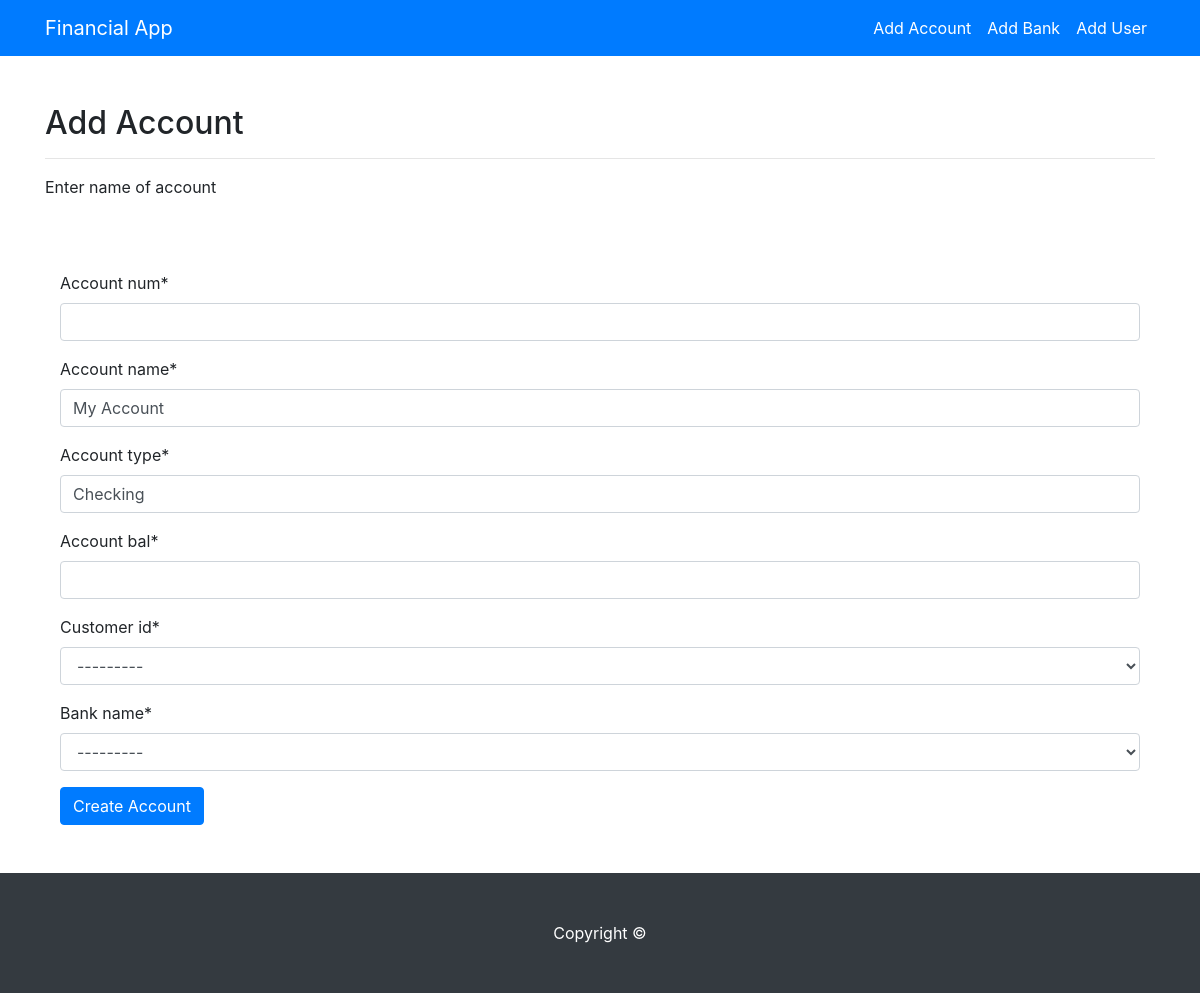
Before: /users/add-account/ with the older database file.
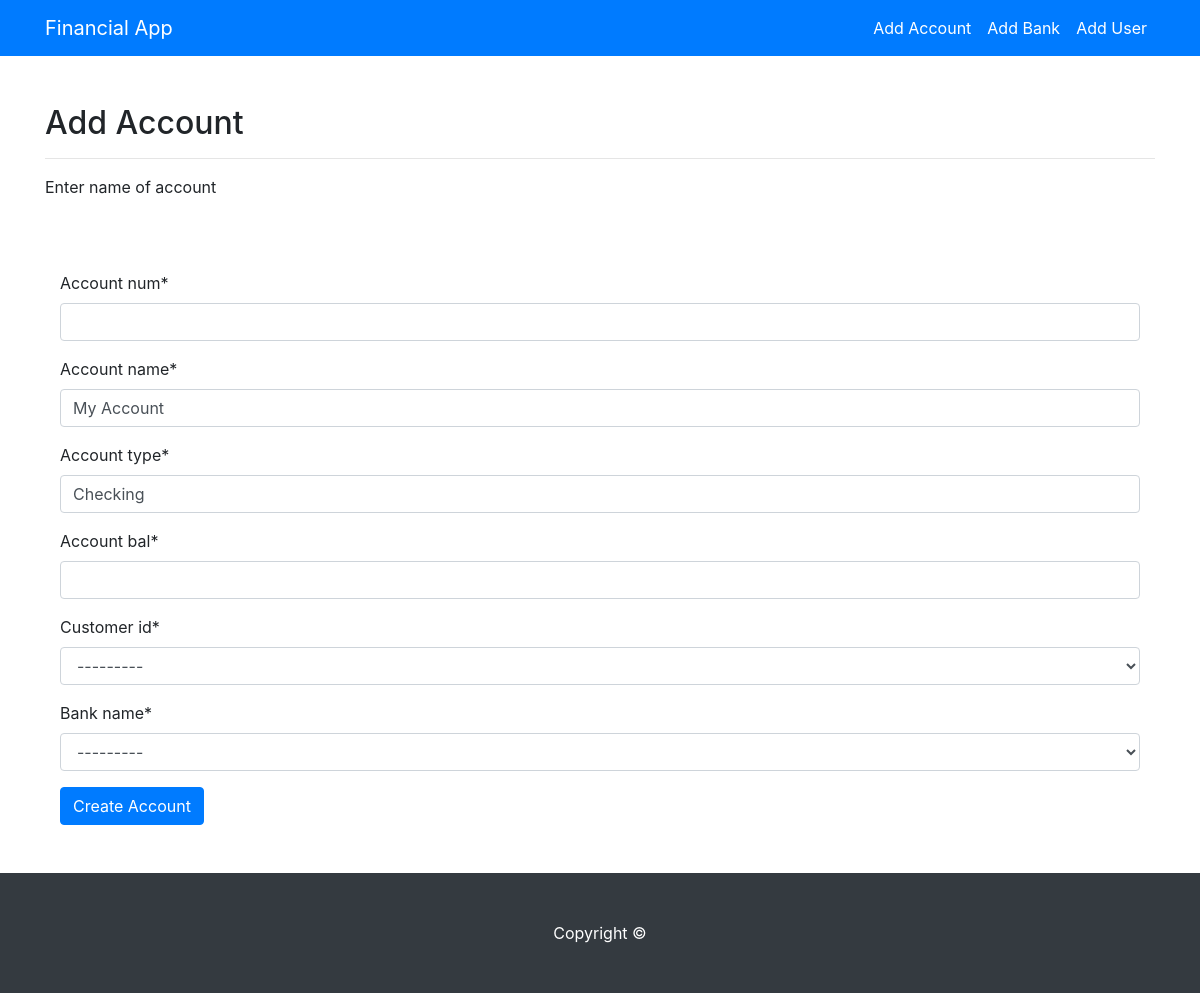
After: the same page with the newer database file.
### users/models.py (models this page shows)
class Customer(models.Model):
    customer_id = models.AutoField(primary_key=True, default=0)
    last_name = models.CharField(max_length=100, default="lastname")
    first_name = models.CharField(max_length=100, default="first")
    phone_number = models.CharField(max_length=100, default="phone")
    email = models.CharField(max_length=100, default="email")
    def __str__(self):
        return "Customer {}".format(self.last_name)

class Bank(models.Model):
    bank_name = models.CharField(max_length=100, default="bank")
    routing_number = models.IntegerField()
    bank_phone = models.CharField(max_length=100)
    def __str__(self):
        return "Bank {}".format(self.bank_name)

### users/views.py (the view)
def add_account(request):
    template_name = 'users/add_account.html'
    if request.method == "POST":
        account_form = AccountForm(request.POST)
        if account_form.is_valid():
            account = account_form.save(commit=False)
            account.save()
    else:
        account_form = AccountForm()
    context = {
            'account_form': account_form
            }
    return render(request, template_name, context)

### users/forms.py
class AccountForm(forms.ModelForm):
    class Meta:
        model = Account
        fields = ['account_num', 'account_name', 'account_type', 'account_bal', 'customer_id', 'bank_name']

### users/templates/users/add_account.html (shortened to what this page needs)
{% extends "users/base.html"%}
{%load crispy_forms_tags%}
{%block content%}
<br><br>
<h2> Add Account </h2>
<hr>
<p1> Enter name of account </p1>
<br>
<br> <br> <br>
<div class="container">
	<form  method="post" enctype="multipart/form-data">
            <div class="form-group">
              {{account_form|crispy}}
            </div>
            <button type="submit" class="btn btn-primary">Create Account</button>
          </form>
</div>
<br> <br>
{%endblock content%}

Changed rows visible on the page:
added Customer: customer_id "---------"
added Bank: bank_name "---------"
Other visible differences:
form field customer_id: "---------" → (not shown)
form field bank_name: "---------" → (not shown)
